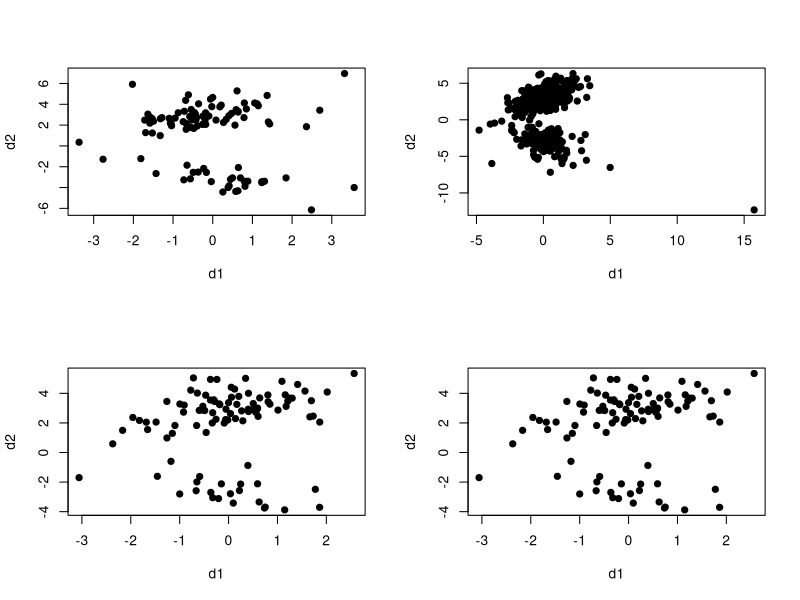

Here is the R script that generated this plot: (Note: this script raises an error after producing the figure.)
rm(list = ls())
cat("\014")

library(mvtnorm)
library(mclust)
library(ggplot2)

set.seed(42)

ampute <- function(data, prop) {
  missing <- sample(1:nrow(data), nrow(data) * prop)
  for (i in missing) {
    select <- sample(1:2, 1)
    data[i, select] <- NA
  }
  return(data)
}

generate_tm <- function(n, prop, mu1, mu2, sigma1, sigma2, df1, df2) {
  u <- runif(n)
  tm <- matrix(nrow = n, ncol = 2)
  for (i in 1:n) {
    if (u[i] < prop) {
      tm[i, ] <- mu1 + rmvt(1, sigma1, df = df1)
    } else {
      tm[i, ] <- mu2 + rmvt(1, sigma2, df = df2)
    }
  }
  return(tm)
}

generate_mnm <- function(n, prop, mu1, mu2, sigma1, sigma2) {
  u <- runif(n)
  mnm <- matrix(nrow = n, ncol = 2)
  for (i in 1:n) {
    if (u[i] < prop) {
      mnm[i, ] <- rmvnorm(1, mu1, sigma1)
    } else {
      mnm[i, ] <- rmvnorm(1, mu2, sigma2)
    }
  }
  return(mnm)
}

# Generate two datasets with 100 samples and two with 500 samples.
# Datasets are generated from mixture models and are bidimensional.
n_small <- 100
n_large <- 500
pi1 <- 0.3
mu1_far <- c(0, -3)
mu1_close <- c(0, -1)
mu2 <- c(0, 3)
sigma1 <- matrix(c(1, -0.5, -0.5, 1), nrow = 2)
sigma2 <- matrix(c(1, 0.5, 0.5, 1), nrow = 2)

tm_small <- generate_tm(n_small, pi1, mu1_far, mu2, sigma1, sigma2, 4, 10)
tm_large <- generate_tm(n_large, pi1, mu1_far, mu2, sigma1, sigma2, 4, 10)

mnm_small <- generate_mnm(n_small, pi1, mu1_far, mu2, sigma1, sigma2)
mnm_large <- generate_mnm(n_large, pi1, mu1_far, mu2, sigma1, sigma2)

par(mfrow = c(2, 2))
plot(tm_small, pch = 19, xlab = "d1", ylab = "d2")
plot(tm_large, pch = 19, xlab = "d1", ylab = "d2")
plot(mnm_small, pch = 19, xlab = "d1", ylab = "d2")
plot(mnm_small, pch = 19, xlab = "d1", ylab = "d2")

# t.mix <- pi1 * (rmvt(N, sigma = sigma1, df = 4) + rep(mu, N)) +
# pi2 * (rmvt(N, sigma = sigma2, df = 10) + rep(mu2, N))

# multi.contam.norm <- pi1 * rCN(N, mu, sigma1, 0.9, 20) + pi2 * rCN(N, mu2, sigma2, 0.8, 30)

# multi.norm.one <- pi1 * rmvnorm(N, mu1.close, sigma1) + pi2 * rmvnorm(N, mu2, sigma2)
# for (i in sample(1:nrow(multi.norm.one), nrow(multi.norm.one) * 0.01)) {
#   multi.norm.one[i, ] <- c(0, runif(1, min = 10, max = 15))
# }

# multi.norm.five <- pi1 * rmvnorm(N, mu1.close, sigma1) + pi2 * rmvnorm(N, mu2, sigma2)
# for (i in sample(1:nrow(multi.norm.five), nrow(multi.norm.five) * 0.05)) {
#   multi.norm.five[i, ] <- runif(2, min = -10, max = 10)
# }

# multi.norm.thirty <- pi1 * rmvnorm(N, mu, sigma1) + pi2 * rmvnorm(N, mu2, sigma2)
# for (i in sample(1:nrow(multi.norm.thirty), nrow(multi.norm.thirty) * 0.30)) {
#   multi.norm.thirty[i, ] <- runif(2, min = -10, max = 10)
# }





#++++ With no missing values ++++#
X <- nm_5_noise_close_100[, 1:2]
mod <- MCNM(X, G = 2, init_method = "kmedoids", max_iter = 10)
summary(mod)
plot(mod)
#++++ With missing values ++++#
set.seed(1234)
X <- hide_values(nm_5_noise_close_100[, 1:2], prop_cases = 0.1)
mod <- MCNM(X, G = 2, init_method = "kmedoids", max_iter = 10)
summary(mod)
plot(mod)
